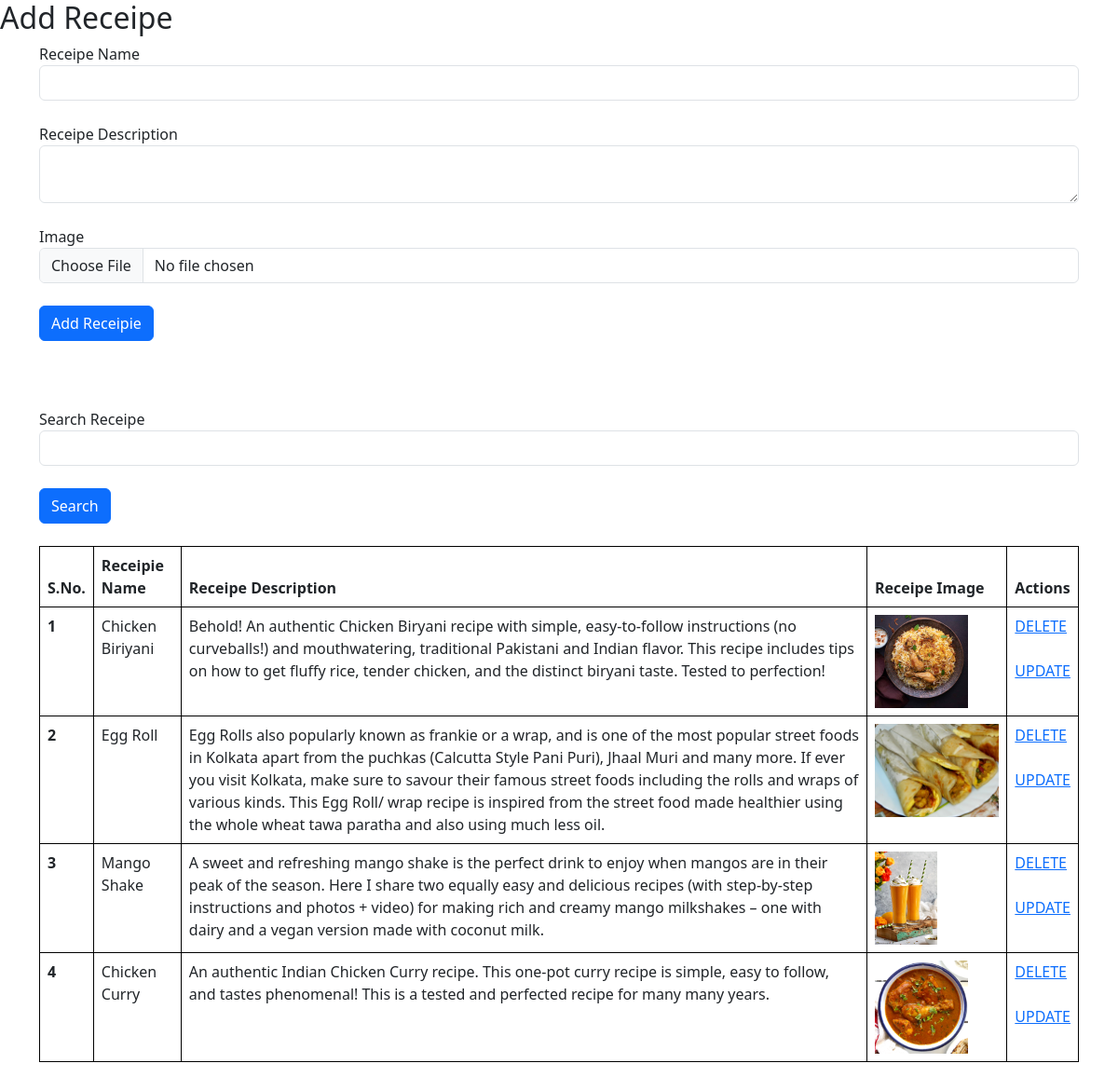
The page / on the database its author committed.
### core/models.py (models this page shows, shortened)
class Recipie(models.Model):
    receipe_name = models.CharField(max_length=100)
    receipe_desc = models.TextField()
    receipe_img = models.ImageField(upload_to="receipe")

### core/views.py (the view, shortened to what this page needs)
# urls.py: path('',receipe,name = "receipes"),
def receipe(request):
    queryset = Recipie.objects.all()
    if request.GET.get('search'):
        queryset = queryset.filter(receipe_name__icontains = request.GET.get('search'))
    context = {'receipes':queryset}
    return render(request,'home/receipes.html',context)

### core/templates/home/receipes.html (shortened to what this page needs)
{% extends "base.html" %}
{% block content %}
<h2>Add Receipe</h2>
<div class = "container">
    <form method = "post" enctype = "multipart/form-data">
  <div class="form-group">
    <label for="exampleInputEmail1">Receipe Name</label>
    <input name="receipe_name" type="text" class="form-control" required>
  </div>
  <br>
  <div class="form-group">
    <label for="exampleInputPassword1">Receipe Description</label>
    <textarea class="form-control" name = "receipe_desc" required ></textarea>
  </div>
  <br>
  <div class="form-group">
    <label for="exampleInputPassword1">Image</label>
    <input name="receipe_img" type="file" class="form-control">
  </div>
  <br>
  <button type="submit" class="btn btn-primary">Add Receipie</button>
</form>
<br>
<div class ="mt-5">
  <form>
  <div class = "mx-auto-col-6">
    <label for="exampleInputEmail1">Search Receipe</label>
    <input name="search" type="text" class="form-control">
  </div>
  <br>
  <button type ="submit" class="btn btn-primary">Search</button>
</form>
</div>
<br>
<table class="table">
  <thead>
    <tr>
      <th scope="col">S.No.</th>
      <th scope="col">Receipie Name</th>
      <th scope="col">Receipe Description</th>
      <th scope="col">Receipe Image</th>
      <th scope="col">Actions</th>
    </tr>
  </thead>
  <tbody>
    {% for receipe in receipes %}
    <tr>
      <th scope="row">{{forloop.counter}}</th>
      <td>{{receipe.receipe_name}}</td>
      <td>{{receipe.receipe_desc}}</td>
      <td>
        <img src="/media/{{receipe.receipe_img}}" style = "height : 100px"></td>
        <td>
            <a href = "/delete_receipe/{{receipe.id}}/" class = "btn=btn-danger">DELETE</a>
            <br>
            <br>
            <a href="/update_receipe/{{receipe.id}}" class = "btn=btn-success">UPDATE</a>
        </td>
    </tr>
    {% endfor %}
  </tbody>
</table>
</div>
{% endblock %}

### core/templates/base.html (shortened to what this page needs)
<!DOCTYPE html>
<html lang="en">
<head>
    <link href="https://cdn.jsdelivr.net/npm/bootstrap@5.3.0-alpha1/dist/css/bootstrap.min.css" rel="stylesheet">
</head>
<body>
    {% block content %}{% endblock %}
</body>
</html>

### core/templates/base.html (style rules this page uses)
table, th, td { border: 1px solid black; border-collapse: collapse; }
th, td { padding: 10px; text-align: left; }

### rows shown on the page
Recipie: receipe_name "Chicken Biriyani", receipe_desc "Behold! An authentic Chicken Biryani recipe with simple, easy-to-follow instructions (no curveballs!) and mouthwatering, traditional Pakistani and Indian flavor. This recipe includes tips on how to get fluffy rice, tender chicken, and the distinct biryani taste. Tested to perfection!", receipe_img (picture)
Recipie: receipe_name "Egg Roll", receipe_desc "Egg Rolls also popularly known as frankie or a wrap, and is one of the most popular street foods in Kolkata apart from the puchkas (Calcutta Style Pani Puri), Jhaal Muri and many more. If ever you visit Kolkata, make sure to savour their famous street foods including the rolls and wraps of various kinds. This Egg Roll/ wrap recipe is inspired from the street food made healthier using the whole wheat tawa paratha and also using much less oil.", receipe_img (picture)
Recipie: receipe_name "Mango Shake", receipe_desc "A sweet and refreshing mango shake is the perfect drink to enjoy when mangos are in their peak of the season. Here I share two equally easy and delicious recipes (with step-by-step instructions and photos + video) for making rich and creamy mango milkshakes – one with dairy and a vegan version made with coconut milk.", receipe_img (picture)
Recipie: receipe_name "Chicken Curry", receipe_desc "An authentic Indian Chicken Curry recipe. This one-pot curry recipe is simple, easy to follow, and tastes phenomenal! This is a tested and perfected recipe for many many years.", receipe_img (picture)
